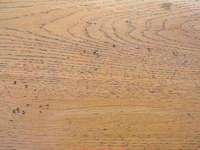
%> input picture glclock/glclock/textures/wood4.jpg, 200 x 150 px
$ octave --eval "result = RHOG(imread('../../glclock/glclock/textures/wood4.jpg'));"   (GNU Octave 9; MATLAB toolbox functions it lacks are replaced by stand-ins)
%> lines starting %> are read from the running program, lines starting %| are printed output that depends on the picture
function features = RHOG(I, varargin)

%% settings
p = inputParser;
p.StructExpand = true;
p.addRequired('I');
p.addOptional('grX', [], @(x)(isnumeric(x) && isequal(size(x), size(I))));
p.addOptional('grY', [], @(x)(isnumeric(x) && isequal(size(x), size(I))));
p.addParamValue('cellSize', [6 6], @isnumeric);
p.addParamValue('blockSize', [3 3], @isnumeric);
p.addParamValue('bins', 9, @isscalar);
p.addParamValue('eps', 1e-3, @isscalar);
p.addParamValue('binsSigned', false, @islogical);
p.addParamValue('gradientScheme', [-1 0 1], @isnumeric);
p.addParamValue('verbose', false, @islogical);
p.parse(I, varargin{:});
param = p.Results;

%% algorithm


if size(I, 3) > 1
  I = rgb2gray(I);
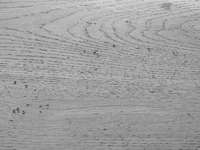
%> I: size 150x200 uint8; min 70, max 221, mean 159.6
end
I = im2double(I);
%> I: size 150x200 double

% gradient computation
grX = param.grX;
grY = param.grY;
if isempty(grX)
  grX = imfilter(I, param.gradientScheme);
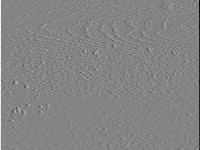
%> grX: size 150x200 double; min -0.784, max 0.722, mean -0.000132; drawn with min black and max white
end
if isempty(grY)
  grY = imfilter(I, param.gradientScheme');
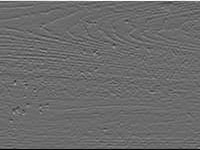
%> grY: size 150x200 double; min -0.616, max 0.839, mean -0.0014; drawn with min black and max white
end

% computation of hist in each cell
cellsNum = fix(size(I) ./ param.cellSize);
%> cellsNum = [25 33]
hists = zeros([param.bins cellsNum]);

% angles and magnitudes of pixels gradients
if param.binsSigned
  angles = (atan2(grY, grX) + pi) / (2*pi);
else
  angles = (atan(grY ./ grX) + pi/2) / pi;
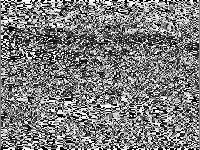
%> angles: size 150x200 double; 0.2% of the values are NaN or infinite; the others: min 0, max 1, mean 0.491; drawn with min black, max white, NaN and infinite black
end
magnitudes = sqrt(grX.^2 + grY.^2);
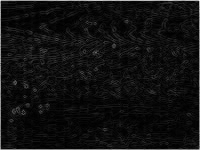
%> magnitudes: size 150x200 double; min 0, max 1.06, mean 0.0693; drawn with min black and max white

% computing the number of bin for each pixel
anglesBin = ones(size(I));
for b = 1:param.bins
  left = (b-1)/param.bins;
  right = b/param.bins;
  mask = (angles >= left) & (angles < right);
  anglesBin(mask) = b;
end
%> this loop made 9 passes
%> pass 1, in RHOG, `mask = (angles >= left) & (angles < right);`:
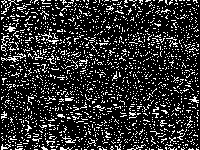
%> mask: size 150x200 logical; 18.3% white in thin lines or dots
%> after the loop:
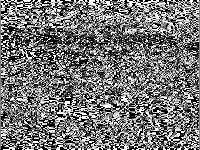
%> anglesBin: size 150x200 double; min 1, max 9, mean 4.69; drawn with min black and max white

% computing histograms in cells
for r = 1:cellsNum(1)
  for c = 1:cellsNum(2)
    pixRows = (r-1)*param.cellSize(1)+1 : r*param.cellSize(1);
    pixCols = (c-1)*param.cellSize(2)+1 : c*param.cellSize(2);
    cellAngles = anglesBin(pixRows, pixCols);
    cellMagnitudes = magnitudes(pixRows, pixCols);
    for d = 1:param.bins
      hists(d,r,c) = sum(sum(cellMagnitudes( cellAngles == d )));
      %hists(d,r,c) = nnz( cellAngles == d );
    end
  end
end

% blocks normalization & feature vec construction
blocksNum = fix(cellsNum ./ param.blockSize);
%> blocksNum = [8 11]
blockLen = prod(param.blockSize)*param.bins;

F = zeros([blockLen, blocksNum]);
Z = [];
for r = 1:blocksNum(1)
  for c = 1:blocksNum(2)
    rows = (r-1)*param.blockSize(1)+1 : min(r*param.blockSize(1), cellsNum(1));
    cols = (c-1)*param.blockSize(2)+1 : min(c*param.blockSize(2), cellsNum(2));
    % feature vector
    f = hists(:,rows,cols);
    f = f(:);
    % normalization
    f = f / sqrt(f'*f + eps.^2);

    F(:,r,c) = f;
  end
end
features = F(:);
%> features = 7128 values, max 0.659 at index 1324, min 0 at index 3, mean 0.0762
%> `result = RHOG(imread('../../glclock/glclock/textures/wood4.jpg'));`: result has the same summary as features in RHOG

%% information
if param.verbose
  fprintf('Blocks: %dx%d\n', blocksNum);
end

end
